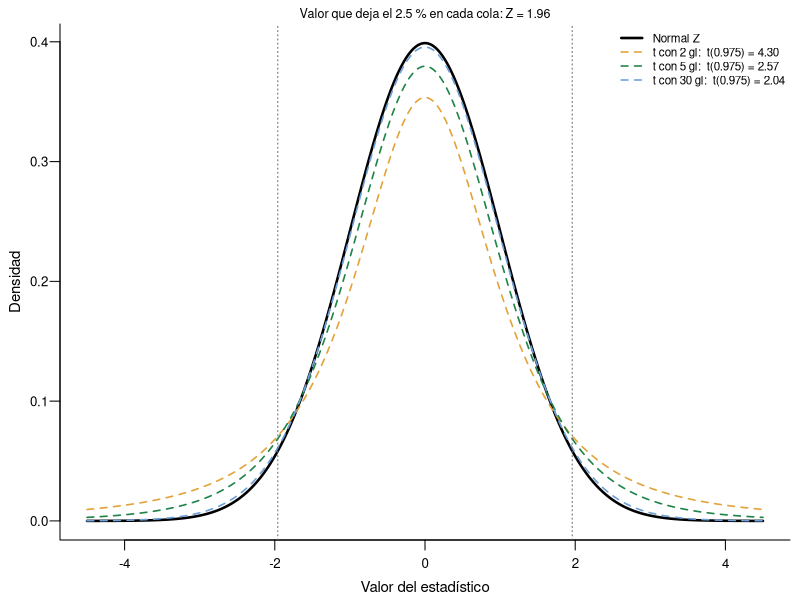

Here is the R script that generated this plot:
# Normal tipificada Z frente a la t de Student con 2, 5 y 30 grados de libertad
# (no necesita datos: funciona igual en R y en Rj)
op <- par(mar = c(3, 3, 1.2, 0.5), mgp = c(1.8, 0.6, 0), cex.axis = 0.8, cex.lab = 0.9)
gl  <- c(2, 5, 30)
col <- c("#E3A33B", "#1E8449", "#6E9FD8")
curve(dnorm(x), -4.5, 4.5, n = 400, lwd = 2.5, las = 1, bty = "l",
      xlab = "Valor del estadístico", ylab = "Densidad")
for (i in seq_along(gl)) curve(dt(x, gl[i]), add = TRUE, n = 400, lwd = 1.6, col = col[i], lty = 2)
abline(v = c(-1, 1) * qnorm(0.975), col = "grey40", lty = 3)
leg <- c("Normal Z", sprintf("t con %d gl:  t(0.975) = %s", gl,
         sprintf("%.2f", qt(0.975, gl))))
legend("topright", leg, col = c("black", col), lwd = c(2.5, 1.6, 1.6, 1.6),
       lty = c(1, 2, 2, 2), bty = "n", cex = 0.7)
mtext("Valor que deja el 2.5 % en cada cola: Z = 1.96", side = 3, line = 0.1, cex = 0.75)
par(op)
